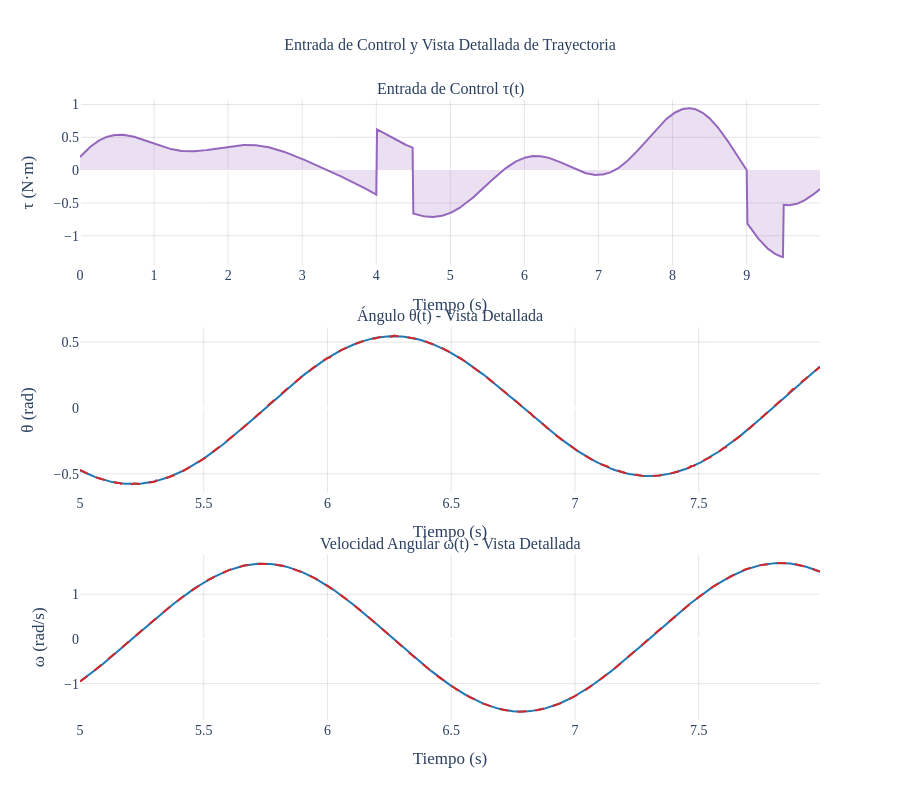

The notebook cell saved with this chart:
### Code cell
# ============================================================
# 11) CONTROL INPUT AND DETAILED VIEW
# ============================================================

fig = make_subplots(
    rows=3, cols=1,
    subplot_titles=('Entrada de Control τ(t)', 'Ángulo θ(t) - Vista Detallada', 'Velocidad Angular ω(t) - Vista Detallada'),
    vertical_spacing=0.10
)

# Control input
fig.add_trace(go.Scatter(
    x=t, y=u_hist[:, 0],
    mode='lines',
    name='Torque τ',
    line=dict(color='#9467bd', width=2),
    fill='tozeroy',
    fillcolor='rgba(148, 103, 189, 0.2)'
), row=1, col=1)

# Detailed view: Time window [5s, 8s]
time_start, time_end = 5.0, 8.0
idx_start = int(time_start / dt)
idx_end = int(time_end / dt)

t_zoom = t[idx_start:idx_end]

# θ detailed
fig.add_trace(go.Scatter(
    x=t_zoom, y=x_true[idx_start:idx_end, 0],
    mode='lines',
    name='θ Real',
    line=dict(color='#1f77b4', width=2),
    showlegend=False
), row=2, col=1)

fig.add_trace(go.Scatter(
    x=t_zoom, y=x_est_pf[idx_start:idx_end, 0],
    mode='lines',
    name='PF-RHONN θ',
    line=dict(color='#d62728', width=2, dash='dash'),
    showlegend=False
), row=2, col=1)

# ω detailed
fig.add_trace(go.Scatter(
    x=t_zoom, y=x_true[idx_start:idx_end, 1],
    mode='lines',
    name='ω Real',
    line=dict(color='#1f77b4', width=2),
    showlegend=False
), row=3, col=1)

fig.add_trace(go.Scatter(
    x=t_zoom, y=x_est_pf[idx_start:idx_end, 1],
    mode='lines',
    name='PF-RHONN ω',
    line=dict(color='#d62728', width=2, dash='dash'),
    showlegend=False
), row=3, col=1)

fig.update_xaxes(title_text="Tiempo (s)", gridcolor=thesis_config['gridcolor'], showgrid=True)
fig.update_yaxes(title_text="τ (N·m)", row=1, col=1, gridcolor=thesis_config['gridcolor'], showgrid=True)
fig.update_yaxes(title_text="θ (rad)", row=2, col=1, gridcolor=thesis_config['gridcolor'], showgrid=True)
fig.update_yaxes(title_text="ω (rad/s)", row=3, col=1, gridcolor=thesis_config['gridcolor'], showgrid=True)

fig.update_layout(
    height=800,
    title=dict(
        text='Entrada de Control y Vista Detallada de Trayectoria',
        x=0.5,
        xanchor='center',
        font=dict(size=thesis_config['title_size'], family=thesis_config['font_family'])
    ),
    font=dict(size=thesis_config['font_size'], family=thesis_config['font_family']),
    plot_bgcolor=thesis_config['plot_bgcolor'],
    paper_bgcolor=thesis_config['paper_bgcolor'],
    showlegend=False,
    hovermode='x unified'
)

fig.show()

print(f"\n✓ Control input and detailed view generated")
print(f"\nDetailed view window: [{time_start}s, {time_end}s]")

### Figure 1 — Plotly figure (JSON) as saved in the notebook; plotly's stock layout.template omitted (floating-point values rounded to 4 significant figures; data arrays with more than 128 entries replaced by an {"elided": "..."} marker saying what was removed)
{"data": [{"fill": "tozeroy", "fillcolor": "rgba(148, 103, 189, 0.2)", "line": {"color": "#9467bd", "width": 2}, "mode": "lines", "name": "Torque τ", "type": "scatter", "x": {"elided": "1000 float values"}, "xaxis": "x", "y": {"elided": "1000 float values"}, "yaxis": "y"}, {"line": {"color": "#1f77b4", "width": 2}, "mode": "lines", "name": "θ Real", "showlegend": false, "type": "scatter", "x": {"elided": "300 float values"}, "xaxis": "x2", "y": {"elided": "300 float values"}, "yaxis": "y2"}, {"line": {"color": "#d62728", "dash": "dash", "width": 2}, "mode": "lines", "name": "PF-RHONN θ", "showlegend": false, "type": "scatter", "x": {"elided": "300 float values"}, "xaxis": "x2", "y": {"elided": "300 float values"}, "yaxis": "y2"}, {"line": {"color": "#1f77b4", "width": 2}, "mode": "lines", "name": "ω Real", "showlegend": false, "type": "scatter", "x": {"elided": "300 float values"}, "xaxis": "x3", "y": {"elided": "300 float values"}, "yaxis": "y3"}, {"line": {"color": "#d62728", "dash": "dash", "width": 2}, "mode": "lines", "name": "PF-RHONN ω", "showlegend": false, "type": "scatter", "x": {"elided": "300 float values"}, "xaxis": "x3", "y": {"elided": "300 float values"}, "yaxis": "y3"}], "layout": {"annotations": [{"font": {"size": 16}, "showarrow": false, "text": "Entrada de Control τ(t)", "x": 0.5, "xanchor": "center", "xref": "paper", "y": 1, "yanchor": "bottom", "yref": "paper"}, {"font": {"size": 16}, "showarrow": false, "text": "Ángulo θ(t) - Vista Detallada", "x": 0.5, "xanchor": "center", "xref": "paper", "y": 0.6333, "yanchor": "bottom", "yref": "paper"}, {"font": {"size": 16}, "showarrow": false, "text": "Velocidad Angular ω(t) - Vista Detallada", "x": 0.5, "xanchor": "center", "xref": "paper", "y": 0.2667, "yanchor": "bottom", "yref": "paper"}], "font": {"family": "Computer Modern", "size": 14}, "height": 800, "hovermode": "x unified", "paper_bgcolor": "white", "plot_bgcolor": "white", "showlegend": false, "title": {"font": {"family": "Computer Modern", "size": 16}, "text": "Entrada de Control y Vista Detallada de Trayectoria", "x": 0.5, "xanchor": "center"}, "xaxis": {"anchor": "y", "domain": [0, 1], "gridcolor": "rgba(128,128,128,0.2)", "showgrid": true, "title": {"text": "Tiempo (s)"}}, "xaxis2": {"anchor": "y2", "domain": [0, 1], "gridcolor": "rgba(128,128,128,0.2)", "showgrid": true, "title": {"text": "Tiempo (s)"}}, "xaxis3": {"anchor": "y3", "domain": [0, 1], "gridcolor": "rgba(128,128,128,0.2)", "showgrid": true, "title": {"text": "Tiempo (s)"}}, "yaxis": {"anchor": "x", "domain": [0.7333, 1], "gridcolor": "rgba(128,128,128,0.2)", "showgrid": true, "title": {"text": "τ (N·m)"}}, "yaxis2": {"anchor": "x2", "domain": [0.3667, 0.6333], "gridcolor": "rgba(128,128,128,0.2)", "showgrid": true, "title": {"text": "θ (rad)"}}, "yaxis3": {"anchor": "x3", "domain": [0, 0.2667], "gridcolor": "rgba(128,128,128,0.2)", "showgrid": true, "title": {"text": "ω (rad/s)"}}}}
